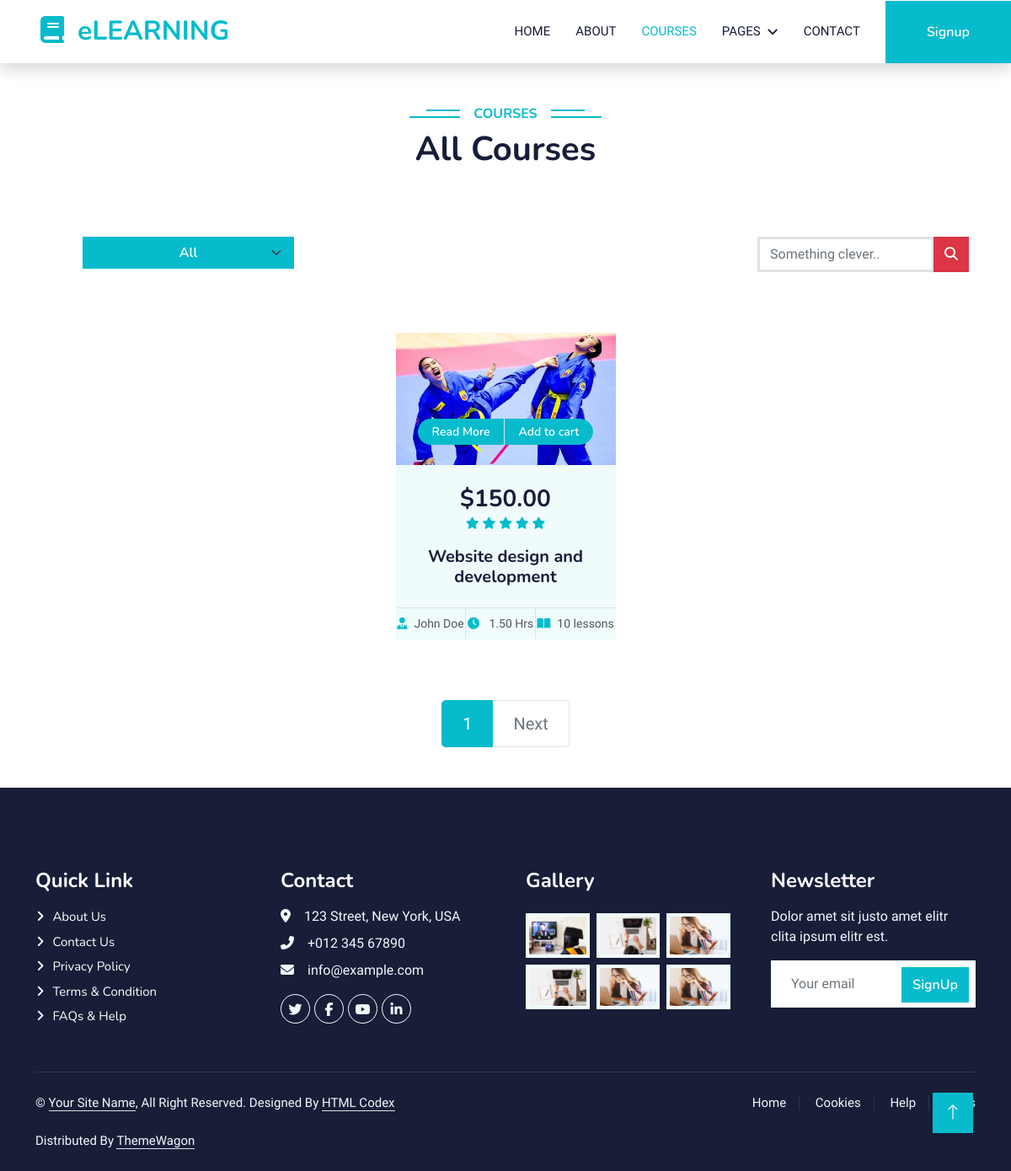
Screenshot of /course/ with the database file from the repository.
### course/models.py (models this page shows, shortened)
class Course(models.Model):
    title = models.CharField(max_length=255)
    description = models.TextField()
    price = models.DecimalField(max_digits=6, decimal_places=2,
                                validators=[MinValueValidator(1)])
    instructor = models.ForeignKey(
        Instructor, on_delete=models.CASCADE, blank=True, null=True)
    language = models.CharField(max_length=50, default='English')
    category = models.ForeignKey(
        Category, on_delete=models.PROTECT, blank=True, null=True)
    COURSE_STATUS_AVAILABLE = 'A'
    COURSE_STATUS_UNAVAILABLE = 'UA'
    COURSE_STATUS_CHOICES = [
        (COURSE_STATUS_AVAILABLE, 'Available'),
        (COURSE_STATUS_UNAVAILABLE, 'Unavailable')
    ]
    lesson_number = models.PositiveBigIntegerField(null=True,
                                                   validators=[MinValueValidator(0)], blank=True)
    course_status = models.CharField(
        max_length=2, choices=COURSE_STATUS_CHOICES, default=COURSE_STATUS_AVAILABLE)
    rated = models.PositiveSmallIntegerField(null=True,
                                             validators=[MinValueValidator(0), MaxValueValidator(5)], blank=True)
    duration = models.DecimalField(max_digits=6, decimal_places=2,
                                   validators=[MinValueValidator(0)], blank=True, null=True)
    image = ResizedImageField(size=[500, 300], crop=['middle', 'center'],  upload_to="course/course_image/", null=True, blank=True, quality=100
                              )
    slug = models.SlugField(max_length=200, unique=True,
                            null=True, blank=True)
    def get_url(self):
        return reverse('course_detail', args=[self.slug])

### course/views.py (the view)
# urls.py: path('course/', include('course.urls')),
def course(request, category_slug=None):
    category_set = Category.objects.all()
    course_url = reverse('course')
    if category_slug is not None:
        categories = get_object_or_404(Category, slug=category_slug)
        courses = Course.objects.all().filter(category=categories, course_status='A')
    else:
        courses = Course.objects.all().filter(course_status='A').order_by('pk')
    page = request.GET.get('page')
    page = page or 1
    paginator = Paginator(courses, 6)
    paged_courses = paginator.get_page(page)
    course_count = courses.count()
    context = {
        'courses': paged_courses,
        'course_count': course_count,
        'categories': category_set,
        'course_url': course_url
    }
    return render(request, 'course/course.html', context=context)

### course/models.py (called while the page is built)
    def get_url(self):
        return reverse('course_by_category', args=[self.slug])

### templates/course/course.html (shortened to what this page needs)
{% extends 'base.html' %} {% load static %} {% block content %}
<div class="container-xxl py-5">
  <div class="container">
    <div class="text-center wow fadeInUp" data-wow-delay="0.1s">
      <h6 class="section-title bg-white text-center text-primary px-3">
        Courses
      </h6>
      <h1 class="mb-5">All Courses</h1>
    </div>
    <div
      class="container text-center wow fadeInUp m-4 p-4 mw-100"
      data-wow-delay="0.1s"
    >
      <div class="row justify-content-between p-2 g-3">
        <div class="col-md-3">
          <select
            class="form-select btn btn-primary"
            aria-label="Default select example"
            onchange="location = this.value;"
          >
            <option class="bg-light text-dark" {% if request.path == course_url %} selected {% endif %} value="{{course_url}}">
              All
            </option>
          </select>
        </div>
        <div class="col-md-3">
          <div class="input-group mb-3">
            <input
              type="text"
              class="form-control border border-3"
              placeholder="Something clever.."
            />
            <button class="btn btn-danger" type="button">
              <i class="fa-solid fa-magnifying-glass"></i>
            </button>
          </div>
        </div>
      </div>
    </div>
    <div class="row row-cols-lg-4 row-cols-md-2 g-4 justify-content-center">
      {% for course in courses %}
      <div class="col-lg-3 col-md-6 wow fadeInUp" data-wow-delay="0.5s">
        <div class="d-flex flex-column course-item bg-light h-100">
          <div class="position-relative overflow-hidden">
            <img class="img-fluid" src="{{course.image.url}}" alt="" />
            <div
              class="w-100 d-flex justify-content-center position-absolute bottom-0 start-0 mb-4"
            >
              <a
                href="{{course.get_url}}"
                class="flex-shrink-0 btn btn-sm btn-primary px-3 border-end"
                style="border-radius: 30px 0 0 30px"
                >Read More</a
              >
              <a
                href="#"
                class="flex-shrink-0 btn btn-sm btn-primary px-3"
                style="border-radius: 0 30px 30px 0"
                >Add to cart</a
              >
            </div>
          </div>
          <div class="text-center p-4 pb-0 flex-fill">
            <h3 class="mb-0">${{course.price}}</h3>
            <div class="mb-3">
              {% for i in course.rated|center:course.rated%}
              <small class="fa fa-star text-primary"></small>
              {% endfor %}
            </div>
            <h5 class="mb-4">{{ course.title }}</h5>
          </div>
          <div class="d-flex border-top">
            <small class="flex-fill text-center border-end py-2"
              ><i class="fa fa-user-tie text-primary me-2"></i>John Doe</small
            >
            <small class="flex-fill text-center border-end py-2"
              ><i class="fa fa-clock text-primary me-2"></i> {{course.duration}}
              Hrs</small
            >
            <small class="flex-fill text-center py-2"
              ><i class="fa fa-book-open text-primary me-2"></i
              >{{course.lesson_number}} lessons
            </small>
          </div>
        </div>
      </div>
      {% endfor %}
    </div>
  </div>
</div>
{% if courses %}
<nav class="mt-4" aria-label="Page navigation sample">
  <ul class="pagination justify-content-center pagination-lg">
    {% for page in courses.paginator.page_range %}
    {% if courses.number|add:'-1' <= page and page <= courses.number|add:'1' %}
    {% if page == courses.number %}
    <li class="page-item active">
      <a class="page-link" href="{% url 'course' %}?page={{ page }}"
        >{{ page }}</a
      >
    </li>
    {% else %}
    <li class="page-item">
      <a class="page-link" href="{% url 'course' %}?page={{ page }}"
        >{{ page }}</a
      >
    </li>
    {% endif %} {% endif %} {% endfor %}
     {% if courses.has_next %}
    <li class="page-item">
      <a
        class="page-link"
        href="{% url 'course' %}?page={{courses.next_page_number}}"
        >Next</a
      >
    </li>
    {% else %}
    <li class="page-item disabled">
      <a class="page-link" href="#">Next</a>
    </li>
    {% endif %}
  </ul>
</nav>
{% endif %} {% endblock content %}

### static/general/css/style.css (style rules this page uses)
:root { --primary: #06BBCC; --light: #F0FBFC; --dark: #181d38; }
a { color: white; }
.btn { font-family: 'Nunito', sans-serif; font-weight: 600; transition: .5s; }
.btn.btn-primary, .btn.btn-secondary { color: #FFFFFF; }
.section-title { position: relative; display: inline-block; text-transform: uppercase; }
.section-title::before { position: absolute; content: ""; width: calc(100% + 80px); height: 2px; top: 4px; left: -40px; background: var(--primary); z-index: -1; }
.section-title::after { position: absolute; content: ""; width: calc(100% + 120px); height: 2px; bottom: 5px; left: -60px; background: var(--primary); z-index: -1; }
.category img, .course-item img { transition: .5s; }

### rows the page displays
Course: image (picture), price "150.00", rated 5 (drawn), title "Website design and development", duration "1.50", lesson_number "10"

### other values shown
{{ page }} "1"
